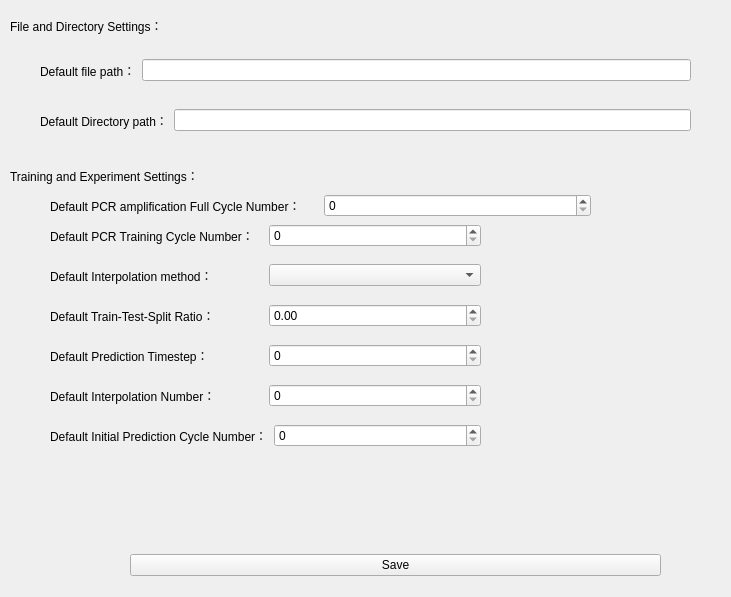
<?xml version="1.0" encoding="UTF-8"?>
<ui version="4.0">
 <class>Form</class>
 <widget class="QWidget" name="Form">
  <property name="geometry">
   <rect>
    <x>0</x>
    <y>0</y>
    <width>731</width>
    <height>597</height>
   </rect>
  </property>
  <property name="windowTitle">
   <string>Form</string>
  </property>
  <widget class="QWidget" name="horizontalLayoutWidget">
   <property name="geometry">
    <rect>
     <x>40</x>
     <y>50</y>
     <width>651</width>
     <height>41</height>
    </rect>
   </property>
   <layout class="QHBoxLayout" name="horizontalLayout">
    <item>
     <widget class="QLabel" name="label">
      <property name="text">
       <string>Default file path：</string>
      </property>
     </widget>
    </item>
    <item>
     <widget class="QLineEdit" name="lineEdit_filePath"/>
    </item>
   </layout>
  </widget>
  <widget class="QWidget" name="horizontalLayoutWidget_2">
   <property name="geometry">
    <rect>
     <x>40</x>
     <y>100</y>
     <width>651</width>
     <height>41</height>
    </rect>
   </property>
   <layout class="QHBoxLayout" name="horizontalLayout_2">
    <item>
     <widget class="QLabel" name="label_2">
      <property name="text">
       <string>Default Directory path：</string>
      </property>
     </widget>
    </item>
    <item>
     <widget class="QLineEdit" name="lineEdit_directoryPath"/>
    </item>
   </layout>
  </widget>
  <widget class="QLabel" name="label_3">
   <property name="geometry">
    <rect>
     <x>10</x>
     <y>150</y>
     <width>281</width>
     <height>51</height>
    </rect>
   </property>
   <property name="text">
    <string>Training and Experiment Settings：</string>
   </property>
  </widget>
  <widget class="QLabel" name="label_4">
   <property name="geometry">
    <rect>
     <x>10</x>
     <y>0</y>
     <width>281</width>
     <height>51</height>
    </rect>
   </property>
   <property name="text">
    <string>File and Directory Settings：</string>
   </property>
  </widget>
  <widget class="QWidget" name="horizontalLayoutWidget_3">
   <property name="geometry">
    <rect>
     <x>50</x>
     <y>300</y>
     <width>431</width>
     <height>31</height>
    </rect>
   </property>
   <layout class="QHBoxLayout" name="horizontalLayout_3">
    <item>
     <widget class="QLabel" name="label_6">
      <property name="text">
       <string>Default Train-Test-Split Ratio：</string>
      </property>
     </widget>
    </item>
    <item>
     <widget class="QDoubleSpinBox" name="doubleSpinBox_traintestsplitRatio"/>
    </item>
   </layout>
  </widget>
  <widget class="QWidget" name="horizontalLayoutWidget_4">
   <property name="geometry">
    <rect>
     <x>50</x>
     <y>260</y>
     <width>431</width>
     <height>31</height>
    </rect>
   </property>
   <layout class="QHBoxLayout" name="horizontalLayout_4">
    <item>
     <widget class="QLabel" name="label_5">
      <property name="text">
       <string>Default Interpolation method：</string>
      </property>
     </widget>
    </item>
    <item>
     <widget class="QComboBox" name="comboBox_interpolationMethod"/>
    </item>
   </layout>
  </widget>
  <widget class="QWidget" name="horizontalLayoutWidget_5">
   <property name="geometry">
    <rect>
     <x>50</x>
     <y>340</y>
     <width>431</width>
     <height>31</height>
    </rect>
   </property>
   <layout class="QHBoxLayout" name="horizontalLayout_5">
    <item>
     <widget class="QLabel" name="label_7">
      <property name="text">
       <string>Default Prediction Timestep：</string>
      </property>
     </widget>
    </item>
    <item>
     <widget class="QSpinBox" name="spinBox_predictionTimestep"/>
    </item>
   </layout>
  </widget>
  <widget class="QWidget" name="horizontalLayoutWidget_6">
   <property name="geometry">
    <rect>
     <x>50</x>
     <y>190</y>
     <width>541</width>
     <height>31</height>
    </rect>
   </property>
   <layout class="QHBoxLayout" name="horizontalLayout_6">
    <item>
     <widget class="QLabel" name="label_pcrAmplificationCycleNumber">
      <property name="text">
       <string>Default PCR amplification Full Cycle Number：</string>
      </property>
     </widget>
    </item>
    <item>
     <widget class="QSpinBox" name="spinBox_pcrAmplificationCycleNumber"/>
    </item>
   </layout>
  </widget>
  <widget class="QWidget" name="horizontalLayoutWidget_7">
   <property name="geometry">
    <rect>
     <x>50</x>
     <y>380</y>
     <width>431</width>
     <height>31</height>
    </rect>
   </property>
   <layout class="QHBoxLayout" name="horizontalLayout_7">
    <item>
     <widget class="QLabel" name="label_9">
      <property name="text">
       <string>Default Interpolation Number：</string>
      </property>
     </widget>
    </item>
    <item>
     <widget class="QSpinBox" name="spinBox_interpolationNumber"/>
    </item>
   </layout>
  </widget>
  <widget class="QWidget" name="horizontalLayoutWidget_8">
   <property name="geometry">
    <rect>
     <x>130</x>
     <y>540</y>
     <width>531</width>
     <height>51</height>
    </rect>
   </property>
   <layout class="QHBoxLayout" name="horizontalLayout_8">
    <item>
     <widget class="QPushButton" name="pushButton_save">
      <property name="text">
       <string>Save</string>
      </property>
     </widget>
    </item>
   </layout>
  </widget>
  <widget class="QWidget" name="horizontalLayoutWidget_9">
   <property name="geometry">
    <rect>
     <x>50</x>
     <y>220</y>
     <width>431</width>
     <height>31</height>
    </rect>
   </property>
   <layout class="QHBoxLayout" name="horizontalLayout_9">
    <item>
     <widget class="QLabel" name="label_pcrTrainingCycleNumber">
      <property name="text">
       <string>Default PCR Training Cycle Number：</string>
      </property>
     </widget>
    </item>
    <item>
     <widget class="QSpinBox" name="spinBox_pcrTrainingCycleNumber"/>
    </item>
   </layout>
  </widget>
  <widget class="QWidget" name="horizontalLayoutWidget_10">
   <property name="geometry">
    <rect>
     <x>50</x>
     <y>420</y>
     <width>431</width>
     <height>31</height>
    </rect>
   </property>
   <layout class="QHBoxLayout" name="horizontalLayout_10">
    <item>
     <widget class="QLabel" name="label_initialPredictionCycleNumber">
      <property name="text">
       <string>Default Initial Prediction Cycle Number：</string>
      </property>
     </widget>
    </item>
    <item>
     <widget class="QSpinBox" name="spinBox_initialPredictionCycleNumber"/>
    </item>
   </layout>
  </widget>
 </widget>
 <resources/>
 <connections/>
</ui>
